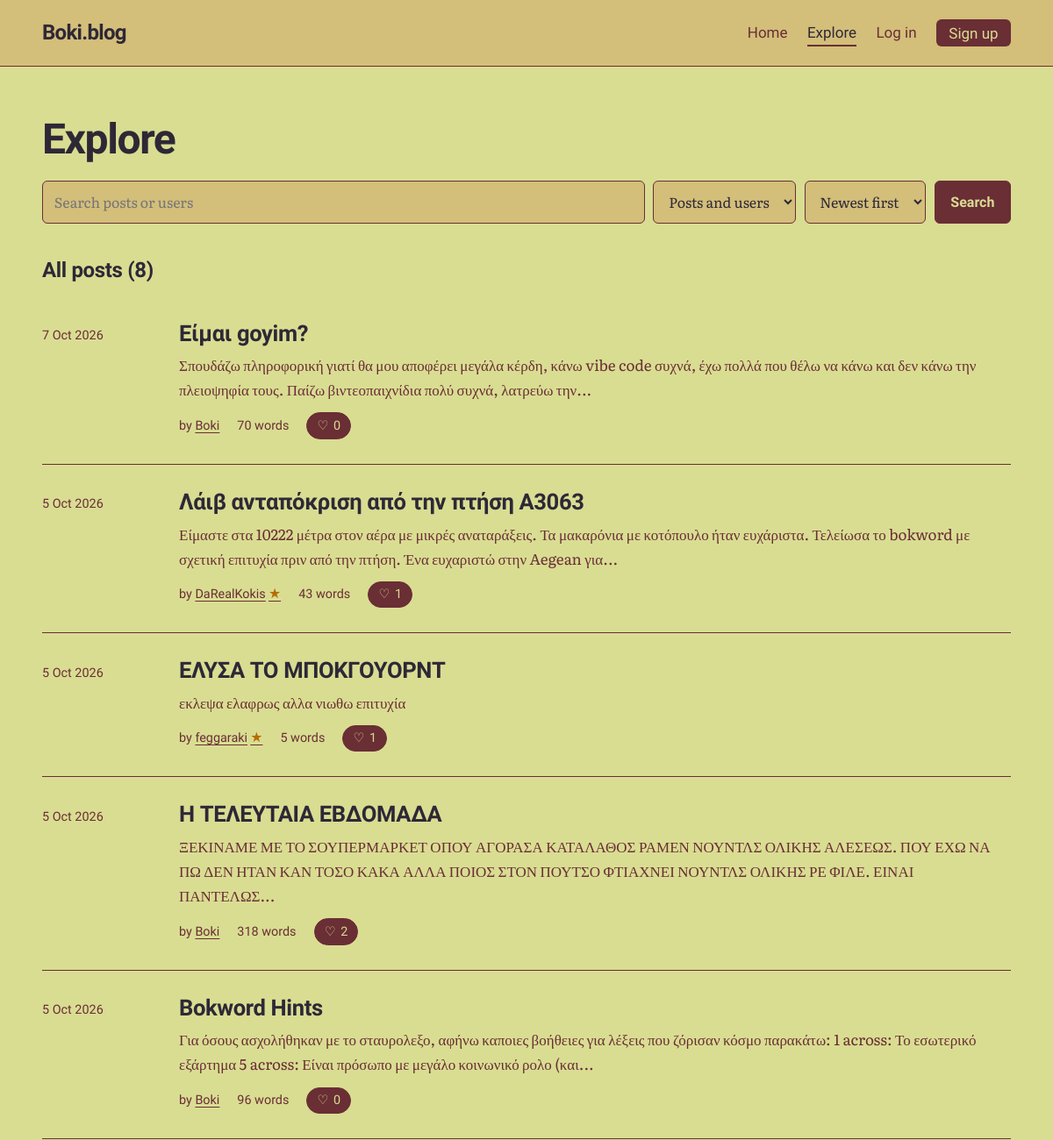
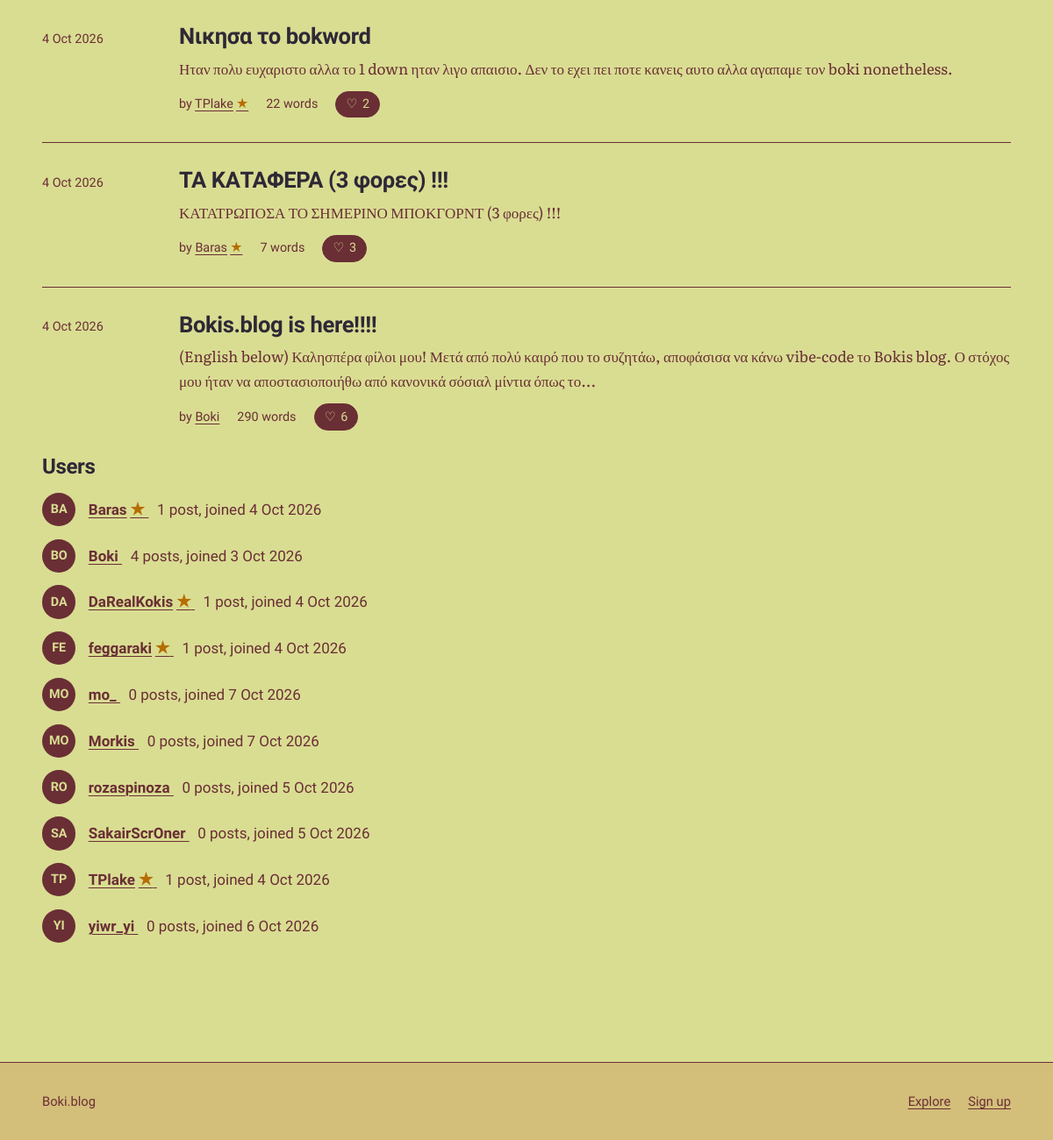
/explore, run on the app's committed database (2 pictures, top to bottom).
### tables this page shows
CREATE TABLE posts (
    id         INTEGER PRIMARY KEY,
    user_id    INTEGER NOT NULL REFERENCES users(id) ON DELETE CASCADE,
    title      TEXT NOT NULL,
    body       TEXT NOT NULL,
    created_at TEXT NOT NULL DEFAULT (datetime('now')),
    updated_at TEXT,
    image      TEXT,
    text_color TEXT NOT NULL DEFAULT '#2E2836',
    title_color TEXT NOT NULL DEFAULT '#2E2836',
    background_color TEXT NOT NULL DEFAULT '#D9DD92'
, accent_color TEXT NOT NULL DEFAULT '#6A2E35', surface_color TEXT NOT NULL DEFAULT '#D3BE7A', button_text_color TEXT NOT NULL DEFAULT '#D9DD92');

CREATE TABLE users (
    id            INTEGER PRIMARY KEY,
    username      TEXT NOT NULL UNIQUE COLLATE NOCASE,
    password_hash TEXT NOT NULL,
    is_admin      INTEGER NOT NULL DEFAULT 0,
    created_at    TEXT NOT NULL DEFAULT (datetime('now')),
    bio           TEXT NOT NULL DEFAULT '',
    avatar        TEXT,
    profile_bg    TEXT NOT NULL DEFAULT '#D9DD92',
    profile_text  TEXT NOT NULL DEFAULT '#2E2836'
, avatar_position_x INTEGER NOT NULL DEFAULT 50, avatar_position_y INTEGER NOT NULL DEFAULT 50, bokword_victories INTEGER NOT NULL DEFAULT 0, boknections_victories INTEGER NOT NULL DEFAULT 0);

### app.py (the view)
@app.get("/explore")
def explore():
    q = request.args.get("q", "").strip()[:100]
    kind = request.args.get("type", "all")
    sort = request.args.get("sort", "new")
    if kind not in ("all", "posts", "users"):
        kind = "all"
    if sort not in SORTS:
        sort = "new"
    page = request.args.get("page", 1, type=int)
    users, posts, total, pages = [], [], 0, 1
    if q:
        pattern = like_pattern(q)
        if kind in ("all", "users"):
            users = db().execute(
                """SELECT u.username, u.created_at,
                          EXISTS(
                            SELECT 1 FROM crossword_completions c
                            JOIN crossword_state s ON s.id = 1
                            WHERE c.user_id = u.id AND c.puzzle_version = s.version
                          ) AS crossword_star,
                          (SELECT COUNT(*) FROM posts WHERE user_id = u.id) AS post_count
                   FROM users u WHERE u.username LIKE ? ESCAPE '\\'
                   ORDER BY u.username LIMIT 20""", (pattern,)).fetchall()
        if kind in ("all", "posts"):
            posts, total, page, pages = fetch_posts(
                "(p.title LIKE ? ESCAPE '\\' OR p.body LIKE ? ESCAPE '\\' "
                "OR u.username LIKE ? ESCAPE '\\')",
                (pattern, pattern, pattern), sort, page)
    else:
        if kind in ("all", "users"):
            users = db().execute(
                """SELECT u.username, u.created_at,
                          EXISTS(
                            SELECT 1 FROM crossword_completions c
                            JOIN crossword_state s ON s.id = 1
                            WHERE c.user_id = u.id AND c.puzzle_version = s.version
                          ) AS crossword_star,
                          (SELECT COUNT(*) FROM posts WHERE user_id = u.id) AS post_count
                   FROM users u
                   ORDER BY u.username LIMIT 20""").fetchall()
        if kind in ("all", "posts"):
            posts, total, page, pages = fetch_posts(sort=sort, page=page)
    return render_template("explore.html", q=q, kind=kind, sort=sort, users=users,
                           posts=posts, total=total, page=page, pages=pages)

### app.py (called while the page is built, shortened)
def db():
    if "db" not in g:
        g.db = sqlite3.connect(DB_PATH)
        g.db.row_factory = sqlite3.Row
        g.db.execute("PRAGMA foreign_keys = ON")
    return g.db

def get_setting(key):
    row = db().execute("SELECT value FROM settings WHERE key = ?", (key,)).fetchone()
    return row["value"] if row else None

def viewer_id():
    return g.user["id"] if g.user else -1

def boknections_enabled():
    return get_setting("boknections_enabled") == "1"

def flower_usernames():
    if "flower_users" not in g:
        g.flower_users = set()
        if boknections_enabled():
            rows = db().execute(
                "SELECT u.username FROM boknections_progress p "
                "JOIN boknections_state s ON s.id = 1 AND s.version = p.puzzle_version "
                "JOIN users u ON u.id = p.user_id WHERE p.solved = 1").fetchall()
            g.flower_users = {row["username"] for row in rows}
    return g.flower_users

def fetch_posts(where="1 = 1", params=(), sort="new", page=1):
    total = db().execute(
        f"SELECT COUNT(*) {POST_FROM} WHERE {where}", params).fetchone()[0]
    pages = max(1, -(-total // PER_PAGE))
    page = min(max(page, 1), pages)
    rows = db().execute(
        f"SELECT {POST_COLS} {POST_FROM} WHERE {where} "
        f"ORDER BY {SORTS[sort]} LIMIT ? OFFSET ?",
        (viewer_id(), *params, PER_PAGE, (page - 1) * PER_PAGE)).fetchall()
    return rows, total, page, pages

@app.before_request
def load_user_and_check_csrf():
    g.user = None
    user_id = session.get("user_id")
    if "csrf" not in session:
        session["csrf"] = secrets.token_urlsafe(32)
    if request.method == "POST":
        sent = request.form.get("csrf_token", "")
        if not secrets.compare_digest(sent.encode(), session["csrf"].encode()):
            abort(400, "Your session expired. Go back, reload the page and try again.")

@app.after_request
def security_headers(resp):
    resp.headers["Content-Security-Policy"] = (
        "default-src 'self'; style-src 'self' 'unsafe-inline' https://fonts.googleapis.com; "
        "font-src https://fonts.gstatic.com; img-src 'self' data:; "
        "form-action 'self'; frame-ancestors 'none'; base-uri 'self'")
    resp.headers["X-Content-Type-Options"] = "nosniff"
    resp.headers["Referrer-Policy"] = "same-origin"
    return resp

@app.context_processor
def inject_site():
    return {"site_name": app.config["SITE_NAME"]}

def parse_ts(value):
    return datetime.strptime(value, "%Y-%m-%d %H:%M:%S")

### templates/explore.html (shortened to what this page needs)
{% extends "base.html" %}
{% from "_macros.html" import post_row, pager with context %}
{% from "_macros.html" import user_name %}
{% block content %}
<div class="wrap page">
  <h1 class="page-title">Explore</h1>
  <form class="search" method="get" action="{{ url_for('explore') }}" role="search">
    <input id="q" name="q" type="search" value="{{ q }}" placeholder="Search posts or users" maxlength="100" autocomplete="off">
    <select id="type" name="type">
      <option value="all" {% if kind == 'all' %}selected{% endif %}>Posts and users</option>
    </select>
    <select id="sort" name="sort">
      <option value="new" {% if sort == 'new' %}selected{% endif %}>Newest first</option>
    </select>
    <button class="button" type="submit">Search</button>
  </form>
  {% set next = request.full_path.rstrip('?') %}
  {% if q %}
    {% if kind in ('all', 'posts') %}
      <section aria-labelledby="posts-title">
        <h2 class="section-title" id="posts-title">Posts ({{ total }})</h2>
        {% if posts %}
          <ol class="post-list">{% for p in posts %}{{ post_row(p, next) }}{% endfor %}</ol>
          {{ pager('explore', page, pages, {'q': q, 'type': kind, 'sort': sort}) }}
        {% else %}
          <p class="empty">No posts match &ldquo;{{ q }}&rdquo;. Try fewer or different words.</p>
        {% endif %}
      </section>
    {% endif %}
    {% if kind in ('all', 'users') %}
      <section aria-labelledby="users-title">
        <h2 class="section-title" id="users-title">Users</h2>
        {% if users %}
          <ul class="user-list">
            {% for u in users %}
              <li>
                <span class="avatar small" aria-hidden="true">{{ u.username[:2]|upper }}</span>
                <div>
                  <a href="{{ url_for('profile', username=u.username) }}">{{ user_name(u.username, u.crossword_star) }}</a>
                  <span class="muted">{{ u.post_count }} {{ 'post' if u.post_count == 1 else 'posts' }}, joined {{ u.created_at|date }}</span>
                </div>
              </li>
            {% endfor %}
          </ul>
        {% else %}
          <p class="empty">No users match &ldquo;{{ q }}&rdquo;.</p>
        {% endif %}
      </section>
    {% endif %}
  {% else %}
    {% if kind in ('all', 'posts') %}
      <section aria-labelledby="all-title">
        <h2 class="section-title" id="all-title">All posts ({{ total }})</h2>
        {% if posts %}
          <ol class="post-list">{% for p in posts %}{{ post_row(p, next) }}{% endfor %}</ol>
        {% else %}
          <p class="empty">Nothing has been published yet.</p>
        {% endif %}
      </section>
    {% endif %}
    {% if kind in ('all', 'users') %}
      <section aria-labelledby="users-title">
        <h2 class="section-title" id="users-title">Users</h2>
        {% if users %}
          <ul class="user-list">
            {% for u in users %}
              <li>
                <span class="avatar small" aria-hidden="true">{{ u.username[:2]|upper }}</span>
                <div>
                  <a href="{{ url_for('profile', username=u.username) }}">{{ user_name(u.username, u.crossword_star) }}</a>
                  <span class="muted">{{ u.post_count }} {{ 'post' if u.post_count == 1 else 'posts' }}, joined {{ u.created_at|date }}</span>
                </div>
              </li>
            {% endfor %}
          </ul>
        {% else %}
          <p class="empty">No users have joined yet.</p>
        {% endif %}
      </section>
    {% endif %}
  {% endif %}
</div>
{% endblock %}

### templates/_macros.html (shortened to what this page needs)
{% macro like_button(post, next) %}
  {% if g.user %}
    <form class="inline-form" method="post" action="{{ url_for('toggle_like', post_id=post.id) }}">
      <input type="hidden" name="csrf_token" value="{{ csrf_token() }}">
      <input type="hidden" name="next" value="{{ next }}">
      <button class="like {% if post.liked %}is-liked{% endif %}" type="submit" aria-pressed="{{ 'true' if post.liked else 'false' }}">
        <span aria-hidden="true">{{ '♥' if post.liked else '♡' }}</span>
        {{ post.like_count }}
        <span class="sr">{{ 'like' if post.like_count == 1 else 'likes' }}, {{ 'unlike' if post.liked else 'like this post' }}</span>
      </button>
    </form>
  {% else %}
    <a class="like" href="{{ url_for('login', next=next) }}">
      <span aria-hidden="true">♡</span> {{ post.like_count }}
    </a>
  {% endif %}
{% endmacro %}
{% macro user_name(username, crossword_star=false) %}
  {{ username }}{% if crossword_star %}<span class="achievement-star" role="img" aria-label="Solved the current Weekly Bokword" title="Solved the current Weekly Bokword">★</span>{% endif %}
{% endmacro %}
{% macro post_row(post, next) %}
  <li class="post-item">
    <time datetime="{{ post.created_at|iso }}">{{ post.created_at|date }}</time>
    <div>
      <h3><a href="{{ url_for('post', post_id=post.id) }}">{{ post.title }}</a></h3>
      <p>{{ post.body|excerpt }}</p>
      <ul class="meta">
        <li>by <a href="{{ url_for('profile', username=post.username) }}">{{ user_name(post.username, post.crossword_star) }}</a></li>
        <li>{{ post.body|wordcount }} {{ 'word' if (post.body|wordcount) == 1 else 'words' }}</li>
        <li>{{ like_button(post, next) }}</li>
      </ul>
    </div>
  </li>
{% endmacro %}

### static/style.css (style rules this page uses)
:root { --bg: #D9DD92; --surface: #D3BE7A; --ink: #2E2836; --chrome-ink: var(--ink); --ink-soft: #6A2E35; --line: #6A2E35; --accent: #6A2E35; --accent-ink: #D9DD92; --mark: #D3BE7A; --danger: #6A2E35; --ok: #2E2836; --font-display: "Bricolage Grotesque", "Helvetica Neue", Arial, sans-serif; --font-body: "Literata", Georgia, "Times New Roman", serif; --measure: 38rem; --page: 72rem; --gap: clamp(1.25rem, 4vw, 3rem); }
*, *::before, *::after { box-sizing: border-box; }
html { -webkit-text-size-adjust: 100%; }
body { margin: 0; min-height: 100vh; display: flex; flex-direction: column; background: var(--bg); color: var(--ink); font-family: var(--font-body); font-size: 1.0625rem; line-height: 1.65; }
a { color: var(--accent); text-underline-offset: 0.2em; text-decoration-thickness: 1px; }
h1, h2, h3, h4 { font-family: var(--font-display); line-height: 1.12; letter-spacing: -0.015em; margin: 0; }
.wrap { width: min(100% - 2 * var(--gap), var(--page)); margin-inline: auto; }
.muted { color: var(--ink-soft); }
.achievement-star { color: #B56D00; font-size: 1.1em; line-height: 1; margin-left: 0.2em; vertical-align: baseline; }
.section-title { font-size: 1.5rem; font-weight: 700; margin-bottom: 1rem; }
.meta { display: flex; flex-wrap: wrap; align-items: center; gap: 0.25rem 1.25rem; margin: 0; padding: 0; list-style: none; font-family: var(--font-display); font-size: 0.9rem; color: var(--ink-soft); }
.like { display: inline-flex; align-items: center; gap: 0.35rem; padding: 0.15rem 0.7rem; border-radius: 999px; border: 1px solid var(--accent); background: var(--accent); color: var(--accent-ink); font: inherit; font-family: var(--font-display); font-size: 0.9rem; cursor: pointer; text-decoration: none; }
.page { padding-block: clamp(2rem, 5vw, 3.5rem) clamp(3rem, 8vw, 6rem); }
.page-title { font-size: clamp(2rem, 5vw, 3rem); font-weight: 800; letter-spacing: -0.03em; margin-bottom: 1.25rem; }
.post-list { list-style: none; margin: 0; padding: 0; }
.post-item { display: grid; grid-template-columns: 8rem minmax(0, 1fr); gap: 0.5rem 1.75rem; padding-block: 1.75rem; border-top: 1px solid var(--line); }
.post-item:first-child { border-top: 0; }
.post-item time { font-family: var(--font-display); font-size: 0.9rem; color: var(--ink-soft); padding-top: 0.35rem; }
.post-item h3 { font-size: 1.6rem; font-weight: 700; margin-bottom: 0.5rem; }
.post-item h3 a { color: var(--ink); text-decoration: none; }
.post-item p { margin: 0 0 0.75rem; color: var(--ink-soft); }
.search { display: flex; flex-wrap: wrap; gap: 0.6rem; margin-bottom: 2.5rem; }
.search input[type="search"] { flex: 1 1 16rem; }
.search select { flex: 0 1 auto; }
.user-list { list-style: none; margin: 0 0 2.5rem; padding: 0; display: grid; gap: 0.9rem; }
.user-list li { display: flex; align-items: center; gap: 0.9rem; font-family: var(--font-display); }
.user-list a { font-weight: 600; margin-right: 0.6rem; }
.avatar { width: 4rem; height: 4rem; flex: none; border-radius: 50%; background: var(--accent); color: var(--accent-ink); display: grid; place-items: center; font-family: var(--font-display); font-weight: 800; font-size: 1.4rem; object-fit: cover; }
.avatar.small { width: 2.4rem; height: 2.4rem; font-size: 0.9rem; }
input[type="text"], input[type="password"], input[type="search"], select, textarea { width: 100%; padding: 0.65rem 0.8rem; border: 1px solid var(--line); border-radius: 6px; background: var(--surface); color: var(--ink); font: inherit; font-size: 1rem; }
select { width: auto; }
.button { display: inline-block; padding: 0.6rem 1.1rem; border: 1px solid var(--accent); border-radius: 6px; background: var(--accent); color: var(--accent-ink); font-family: var(--font-display); font-weight: 600; font-size: 1rem; text-decoration: none; cursor: pointer; }

### data on the page
posts: created_at "7 Oct 2026", title "Είμαι goyim?", body|excerpt "Σπουδάζω πληροφορική γιατί θα μου αποφέρει μεγάλα κέρδη, κάνω vibe code συχνά, έχω πολλά που θέλω να κάνω και δεν κάνω την πλειοψηφία τους. Παίζω βιντεοπαιχνίδια πολύ συχνά, λατρεύω την...", body "70", body "words", like_count "0"
users: username "Boki", username "BO", post_count "4", post_count "posts", created_at "3 Oct 2026"
posts: created_at "5 Oct 2026", title "Λάιβ ανταπόκριση από την πτήση Α3063", body|excerpt "Είμαστε στα 10222 μέτρα στον αέρα με μικρές αναταράξεις. Τα μακαρόνια με κοτόπουλο ήταν ευχάριστα. Τελείωσα το bokword με σχετική επιτυχία πριν από την πτήση. Ένα ευχαριστώ στην Aegean για...", body "43", body "words", like_count "1"
users: username "DaRealKokis", username "DA", post_count "1", post_count "post", created_at "4 Oct 2026"
posts: created_at "5 Oct 2026", title "ΕΛΥΣΑ ΤΟ ΜΠΟΚΓΟΥΟΡΝΤ", body|excerpt "εκλεψα ελαφρως αλλα νιωθω επιτυχία", body "5", body "words", like_count "1"
users: username "feggaraki", username "FE", post_count "1", post_count "post", created_at "4 Oct 2026"
posts: created_at "5 Oct 2026", title "Η ΤΕΛΕΥΤΑΙΑ ΕΒΔΟΜΑΔΑ", body|excerpt "ΞΕΚΙΝΑΜΕ ΜΕ ΤΟ ΣΟΥΠΕΡΜΑΡΚΕΤ ΟΠΟΥ ΑΓΟΡΑΣΑ ΚΑΤΑΛΑΘΟΣ ΡΑΜΕΝ ΝΟΥΝΤΛΣ ΟΛΙΚΗΣ ΑΛΕΣΕΩΣ. ΠΟΥ ΕΧΩ ΝΑ ΠΩ ΔΕΝ ΗΤΑΝ ΚΑΝ ΤΟΣΟ ΚΑΚΑ ΑΛΛΑ ΠΟΙΟΣ ΣΤΟΝ ΠΟΥΤΣΟ ΦΤΙΑΧΝΕΙ ΝΟΥΝΤΛΣ ΟΛΙΚΗΣ ΡΕ ΦΙΛΕ. ΕΙΝΑΙ ΠΑΝΤΕΛΩΣ...", body "318", body "words", like_count "2"
posts: created_at "5 Oct 2026", title "Bokword Hints", body|excerpt "Για όσους ασχολήθηκαν με το σταυρολεξο, αφήνω καποιες βοήθειες για λέξεις που ζόρισαν κόσμο παρακάτω: 1 across: Το εσωτερικό εξάρτημα 5 across: Είναι πρόσωπο με μεγάλο κοινωνικό ρολο (και...", body "96", body "words", like_count "0"
posts: created_at "4 Oct 2026", title "Νικησα το bokword", body|excerpt "Ηταν πολυ ευχαριστο αλλα το 1 down ηταν λιγο απαισιο. Δεν το εχει πει ποτε κανεις αυτο αλλα αγαπαμε τον boki nonetheless.", body "22", body "words", like_count "2"
users: username "TPlake", username "TP", post_count "1", post_count "post", created_at "4 Oct 2026"
posts: created_at "4 Oct 2026", title "ΤΑ ΚΑΤΑΦΕΡΑ (3 φορες) !!!", body|excerpt "ΚΑΤΑΤΡΩΠΟΣΑ ΤΟ ΣΗΜΕΡΙΝΟ ΜΠΟΚΓΟΡΝΤ (3 φορες) !!!", body "7", body "words", like_count "3"
users: username "Baras", username "BA", post_count "1", post_count "post", created_at "4 Oct 2026"
posts: created_at "4 Oct 2026", title "Bokis.blog is here!!!!", body|excerpt "(English below) Καλησπέρα φίλοι μου! Μετά από πολύ καιρό που το συζητάω, αποφάσισα να κάνω vibe-code το Bokis blog. Ο στόχος μου ήταν να αποστασιοποιήθω από κανονικά σόσιαλ μίντια όπως το...", body "290", body "words", like_count "6"
users: username "MO", username "mo_", post_count "0", post_count "posts", created_at "7 Oct 2026"
users: username "MO", username "Morkis", post_count "0", post_count "posts", created_at "7 Oct 2026"
users: username "RO", username "rozaspinoza", post_count "0", post_count "posts", created_at "5 Oct 2026"
users: username "SA", username "SakairScrOner", post_count "0", post_count "posts", created_at "5 Oct 2026"
users: username "YI", username "yiwr_yi", post_count "0", post_count "posts", created_at "6 Oct 2026"

### other printed values
{{ site_name }} "Boki.blog"
{{ total }} "8"
